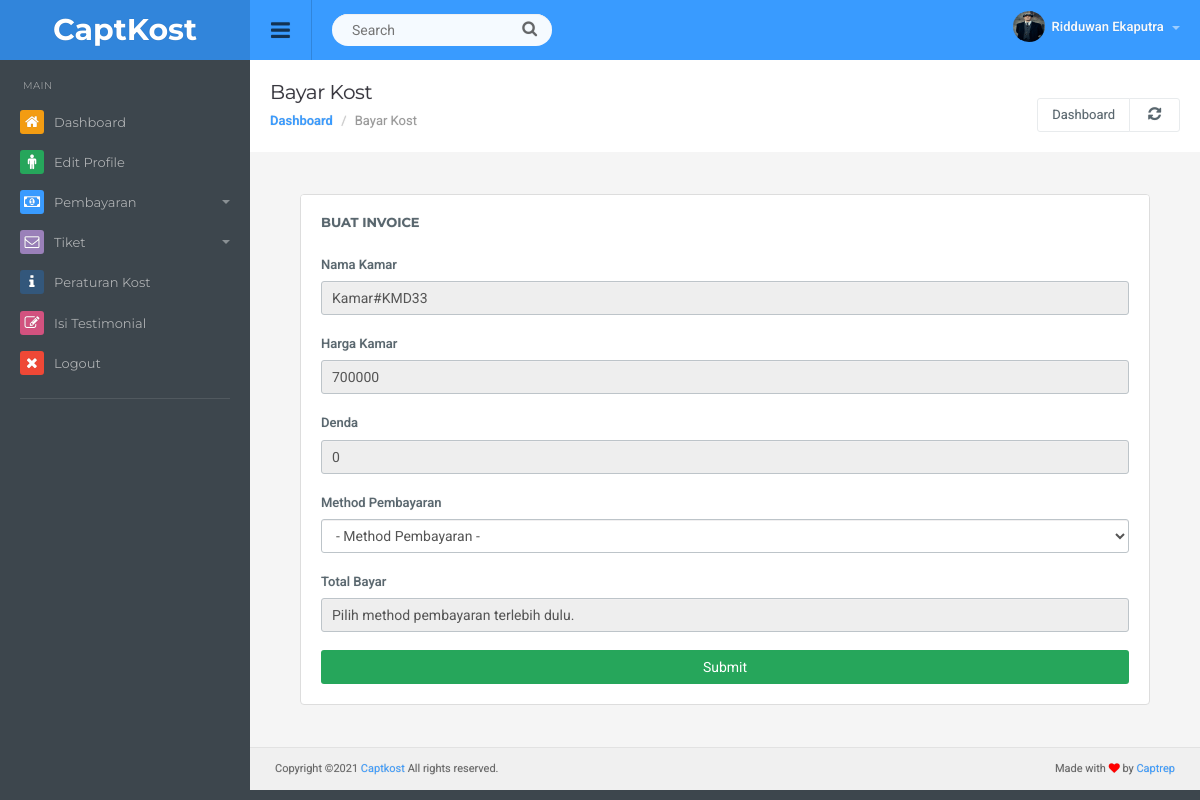
Page /member/bayar.php (signed in) on the committed database.
### tables this page shows
CREATE TABLE `identitas` (
  `id_identitas` int(3) NOT NULL,
  `nama` varchar(50) NOT NULL,
  `umur` int(2) NOT NULL,
  `pekerjaan` varchar(50) NOT NULL,
  `agama` varchar(10) NOT NULL,
  `jalan` varchar(50) NOT NULL,
  `desa` varchar(50) NOT NULL,
  `kecamatan` varchar(50) NOT NULL,
  `kabupaten` varchar(50) NOT NULL,
  `foto` varchar(50) NOT NULL,
  `id_penghuni` int(3) NOT NULL
);

CREATE TABLE `kamar` (
  `id_kamar` int(3) NOT NULL,
  `nama_kamar` varchar(50) NOT NULL,
  `fasilitas` varchar(50) NOT NULL,
  `harga_kamar` int(20) NOT NULL,
  `deskripsi` text NOT NULL,
  `gambar` varchar(100) NOT NULL,
  `id_penghuni` int(3) DEFAULT NULL
);

CREATE TABLE `penghuni` (
  `id_penghuni` int(3) NOT NULL,
  `username` varchar(50) NOT NULL,
  `password` varchar(255) NOT NULL,
  `status` enum('Inactive','New','Deactivated','Active') NOT NULL,
  `email` varchar(50) NOT NULL,
  `tgl_daftar` date DEFAULT NULL,
  `tgl_expired` date DEFAULT NULL,
  `id_kamar` int(3) NOT NULL
);

### member/durasi.php (called while the page is built)
<?php
include("../lib/koneksi.php");
 function durasi($username){
    global $koneksi;
    $query = mysqli_query($koneksi,"SELECT * FROM penghuni WHERE username = '$username'");
    $rows=mysqli_fetch_assoc($query);
    $sekarang = date('Y-m-d');
    $tgl = $rows['tgl_expired'];
    $awal = strtotime($sekarang);
    $akhir = strtotime($tgl);
    $sisa = $akhir - $awal;
    $durasi = floor($sisa / (60 * 60 * 24));
    return $durasi;
 }
?>

### member/check.php (called while the page is built, shortened)
<?php
function denda($durasi,$username){
        if ($durasi == "0") {
            $denda = 0;
            return $denda;
          }else if($durasi == "-1"){
            $denda = 10000;
            return $denda;
          }else if($durasi == "-2"){
            $denda = 20000;
            return $denda;
          }else if($durasi == "-3"){
            $denda = 30000;
            return $denda;
          }else if($durasi == "-4"){
            $denda = 40000;
            return $denda;
          }else if($durasi == "-5"){
            $denda = 50000;
            return $denda;
          }else if($durasi == "-6"){
            $denda = 60000;
            return $denda;
          }else if($durasi == "-7"){
            $denda = 70000;
            return $denda;
          }else if($durasi == "-8"){
            $denda = 80000;
            return $denda;
          }else if($durasi == "-9"){
            $denda = 90000;
            return $denda;
          }else if($durasi == "-10"){
            $denda = 100000;
            return $denda;
          }else{
            $denda = 0;
            return $denda;
          }
    }
?>

### member/bayar.php (the view, shortened to what this page needs)
<?php
include("../lib/koneksi.php");
  $id = $_SESSION['id_penghuni'];
  $status = $_SESSION['status'];
if  (!isset($_SESSION['username']) and !isset($_SESSION['password']))  {
  header("location:login.php");
}elseif($status == "Deactivated"){
  header("location:deactivated.php");
}elseif($status == "New"){
  header("location:new.php");
}else {
  include("durasi.php");
  include("check.php");
  $sql_user = "SELECT p.username,p.status,p.tgl_expired,i.nama,i.umur,i.pekerjaan,i.agama,i.jalan,i.desa,i.kecamatan,i.kabupaten,i.foto FROM penghuni p, identitas i WHERE p.id_penghuni=i.id_penghuni AND i.id_penghuni='$id'";
  $query_user = mysqli_query($koneksi,$sql_user);
  $data_user = mysqli_fetch_assoc($query_user);
    $username = $data_user['username'];
    $nama     = $data_user['nama'];
    $foto     = $data_user['foto'];
    $durasi   = durasi($username);
?>
<!DOCTYPE html>
<html lang="en">
  <head>
  <link href="../admin/css/root.css" rel="stylesheet">
  </head>
  <body>
  <div id="top" class="clearfix">
    <div class="applogo">
      <a href="index.php" class="logo">CaptKost</a>
    </div>
    <a href="#" class="sidebar-open-button"><i class="fa fa-bars"></i></a>
    <form class="searchform">
      <input type="text" class="searchbox" id="searchbox" placeholder="Search">
      <span class="searchbutton"><i class="fa fa-search"></i></span>
    </form>
    <ul class="top-right">
    <li class="dropdown link">
    <a href="#" data-toggle="dropdown" class="dropdown-toggle profilebox"><img src="img/fotouser/<?=$foto;?>" alt="img"><b><?= $nama;?> </b><span class="caret"></span></a>
        </ul>
  </div>
<?php
  include ('sidebar.php');
?>
<div class="content">
  <div class="page-header">
    <h1 class="title">Bayar Kost</h1>
      <ol class="breadcrumb">
        <li><a href="index.php">Dashboard</a></li>
        <li class="active">Bayar Kost</li>
      </ol>
    <div class="right">
      <div class="btn-group" role="group" aria-label="...">
        <a href="index.php" class="btn btn-light">Dashboard</a>
        <a href="" class="btn btn-light"><i class="fa fa-refresh"></i></a>
      </div>
    </div>
  </div>
<div class="container-padding">
<br>
<div class="row">
<div class="col-md-12">
      <div class="panel panel-default">
        <div class="panel-title">
          Buat Invoice
        </div>
            <div class="panel-body">
              <form action="action/bayar_action.php" method="POST">
                <div class="form-group">
                    <?php
                    $tableKamar = mysqli_query($koneksi, "SELECT * FROM kamar WHERE id_penghuni ='$id'") or die (mysqli_error($koneksi));
                    $row=mysqli_fetch_assoc($tableKamar);
                    $harga = $row['harga_kamar']; ?>
                  <label for="nama_kamar" class="form-label">Nama Kamar</label>
                  <input type="text" class="form-control" id="nama_kamar" name="nama_kamar" value="<?= $row['nama_kamar'];?>" readonly>
                </div>
                <div class="form-group">
                  <label for="harga" class="form-label">Harga Kamar</label>
                  <input type="text" class="form-control" id="harga" name="harga" value="<?=$harga;?>" readonly>
                </div>
                <div class="form-group">
                  <label for="denda" class="form-label">Denda</label>
                  <input type="text" class="form-control" id="denda" name="denda" value="<?=denda($durasi,$username);?>" readonly>
                </div>
                <div class="form-group">
                  <label for="input2" class="form-label">Method Pembayaran</label>
                  <select class="form-control" id="method" name="method">
                  <option value="0">- Method Pembayaran -</option>
                  </select>
                </div>
                <div class="form-group">
                  <label for="jumlah" class="form-label">Total Bayar</label>
                  <input type="text" class="form-control" id="jumlah" name="jumlah" value='Pilih method pembayaran terlebih dulu.' readonly>
                </div>
                <button type="submit" name="submit" class="btn btn-success btn-block">Submit</button>
              </form>
            </div>
      </div>
    </div>
</div>
<br>
</div>
<?php
include "footer.php";
?>
</div>
</body>
</html>
<?php
} ?>

### rows in the picture
identitas: foto (picture), nama "Ridduwan Ekaputra"
kamar: nama_kamar "Kamar#KMD33", harga "700000"
penghuni: denda "0"
